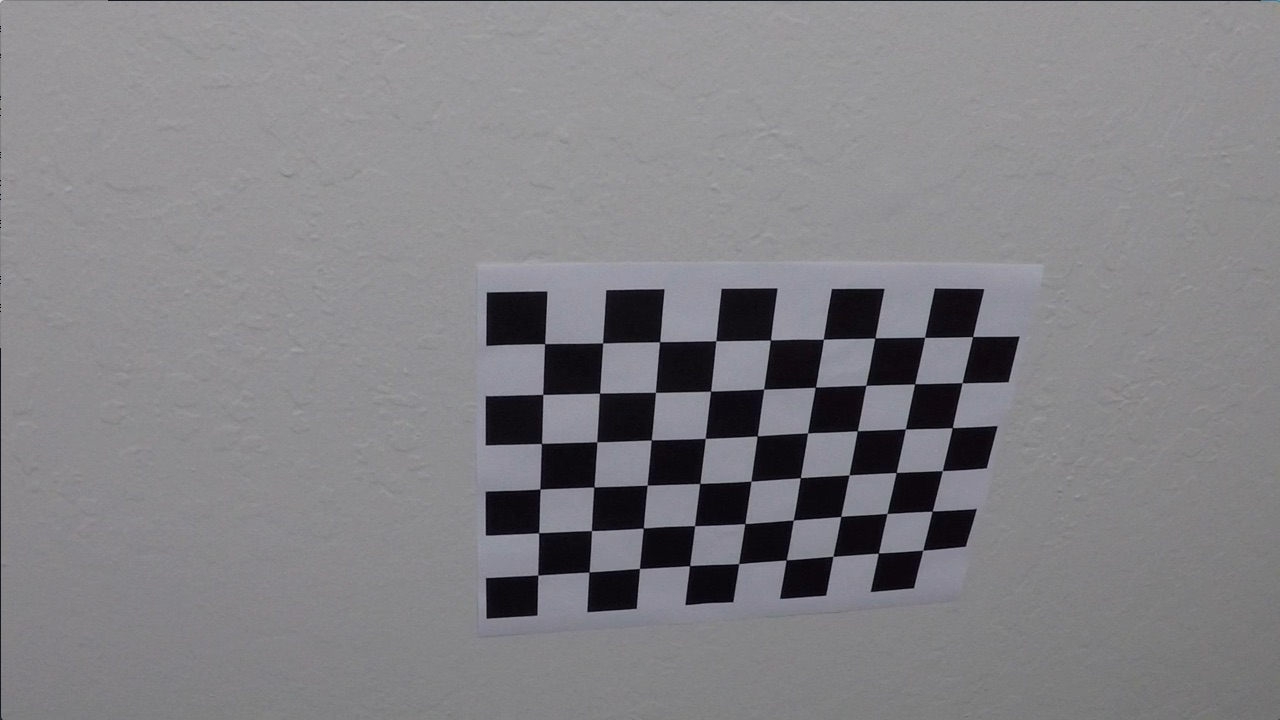
#> input picture camera_cal/calibration10.jpg, 1280 x 720 px; its folder holds only this picture in this run; the run also reads 1 picture not shown here
$ jupyter execute --allow-errors P4.ipynb   (shell and % lines are left out)   (older library calls are emulated)
#> lines starting #> are read from the running program, lines starting #| are printed output that depends on the picture
# **Advanced Lane Lines Finding Project**
***
This notebook represents project 4 of term 1 of the udacity self driving car nanodegree program. I did use inspiration for this project from this post: https://medium.com/@vivek.yadav/robust-lane-finding-using-advanced-computer-vision-techniques-mid-project-update-540387e95ed3#.l2yuqhqfm

**Part 1** Belows cell performs the following steps of the project
>- Find the camera calibration matrices

---

[cell 1]
#importing some useful packages
import numpy as np
import cv2
import glob
import matplotlib.pyplot as plt
import pickle

nx = 9
ny = 5

# prepare object points, like (0,0,0), (1,0,0), (2,0,0) ....,(6,5,0)
objp = np.zeros((ny*nx,3), np.float32)
objp[:,:2] = np.mgrid[0:nx, 0:ny].T.reshape(-1,2)

# Arrays to store object points and image points from all the images.
objpoints = [] # 3d points in real world space
imgpoints = [] # 2d points in image plane.

# Make a list of calibration images
images = glob.glob('camera_cal/calibration*.jpg')

# Step through the list and search for chessboard corners
for idx, fname in enumerate(images):
    img = cv2.imread(fname)
#> img is the input picture: shape (720, 1280, 3); mean B, G, R 133.1, 129.4, 130.2
    gray = cv2.cvtColor(img, cv2.COLOR_BGR2GRAY)

    # Find the chessboard corners
    ret, corners = cv2.findChessboardCorners(gray, (nx,ny), None)
#> ret = False; corners = None
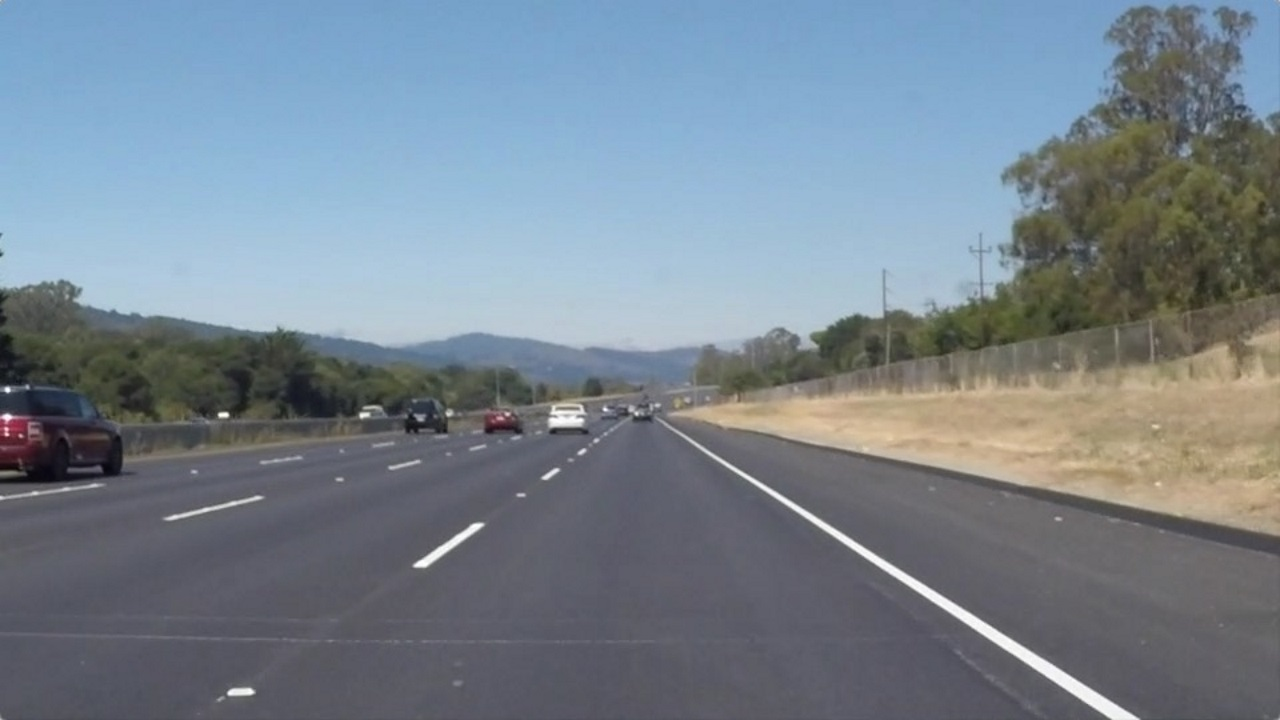
#> input picture test_images/solidWhiteRight.jpg, 1280 x 720 px
#> further down, image is the input picture: shape (720, 1280, 3); mean B, G, R 143, 131.8, 119.5

    # If found, add object points, image points
    if ret == True:
        objpoints.append(objp)
        imgpoints.append(corners)

# Read in image for test and visualization later
img = cv2.imread('camera_cal/calibration1.jpg')
#> (the rest of this cell did not finish here and is left out)

**Part 2** Belows cells performs the following steps of the project
>- Imports packages needed for the task
>- Defines bespoke functions getting in used in the later defined pipeline

[cell 2]
#importing some useful packages and defining some useful functions
import numpy as np
import cv2
import glob
import matplotlib.pyplot as plt
import pickle
from scipy.misc import imresize
from scipy.interpolate import UnivariateSpline
from moviepy.editor import VideoFileClip
from IPython.display import HTML

training_file='calibration_data.p'

#Bespoke function to get back the value of a polynomial
def get_val(y,pol_a):
    return pol_a[0]*y**2+pol_a[1]*y+pol_a[2]

#Bespoke function to draw lines on image with given points and colors
# [8 lines left out: function draw_pw_lines, not called in this run]

#Bespoke function to undistort image based on previously calculated camera matrices
def undistort_image(img):
    with open(training_file, mode='rb') as f:
#> (reads calibration_data.p from the repository)
        camera_matrices = pickle.load(f)
    mtx = camera_matrices["mtx"]
    dist = camera_matrices["dist"]
    undist_img = cv2.undistort(img, mtx, dist, None, mtx)
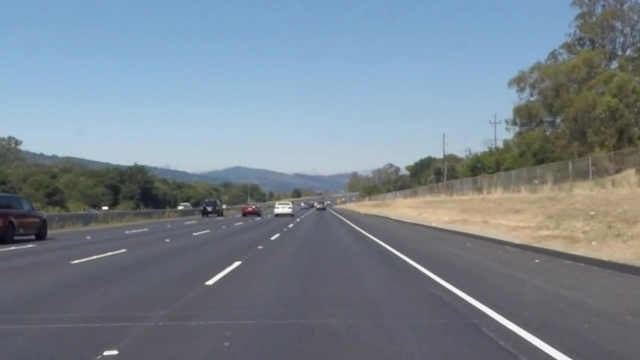
#> undist_img: shape (720, 1280, 3) (shown at 1/2 size); mean R, G, B 120.2, 132.4, 143.2
    return undist_img

#Bespoke function to add gaussian blur to a given image
def gaussian_blur(img, kernel=5):
    blur = cv2.GaussianBlur(img,(kernel,kernel),0)
    return blur

#Bespoke function to calculate an image of the gradient in x/y direction. Standard is x direction
# [13 lines left out: function abs_sobel_thresh, not called in this run]

#Bespoke function for warping a given image of the lane to a bird's eye view
def warp_image(img, show_debug=0):

    #Calculate destination and source point arrays
#> called with show_debug = 1
    img_size = np.shape(image)
#> img_size = (720, 1280, 3)
    ht_window = np.uint(img_size[0]/1.5)
#> ht_window = 480
    hb_window = np.uint(img_size[0])
#> hb_window = 720
    c_window = np.uint(img_size[1]/2)
#> c_window = 640
    ctl_window = c_window - .25*np.uint(img_size[1]/2)
#> ctl_window = 480
    ctr_window = c_window + .25*np.uint(img_size[1]/2)
#> ctr_window = 800
    cbl_window = c_window - 1*np.uint(img_size[1]/2)
#> cbl_window = 0
    cbr_window = c_window + 1*np.uint(img_size[1]/2)
#> cbr_window = 1280
    src = np.float32([[cbl_window,hb_window],[cbr_window,hb_window],[ctr_window,ht_window],[ctl_window,ht_window]])
#> src = [[0, 720], [1280, 720], [800, 480], [480, 480]]
    dst = np.float32([[0,img_size[0]],[img_size[1],img_size[0]],[img_size[1],0],[0,0]])
#> dst = [[0, 720], [1280, 720], [1280, 0], [0, 0]]

    #Transform perspective
    M = cv2.getPerspectiveTransform(src, dst)
#> M = [[-0.8, -1.6, 1152], [0, -2.4, 1152], [0, -0.0025, 1]]
    warped = cv2.warpPerspective(img, M, (img_size[1],img_size[0]), flags=cv2.INTER_LINEAR)
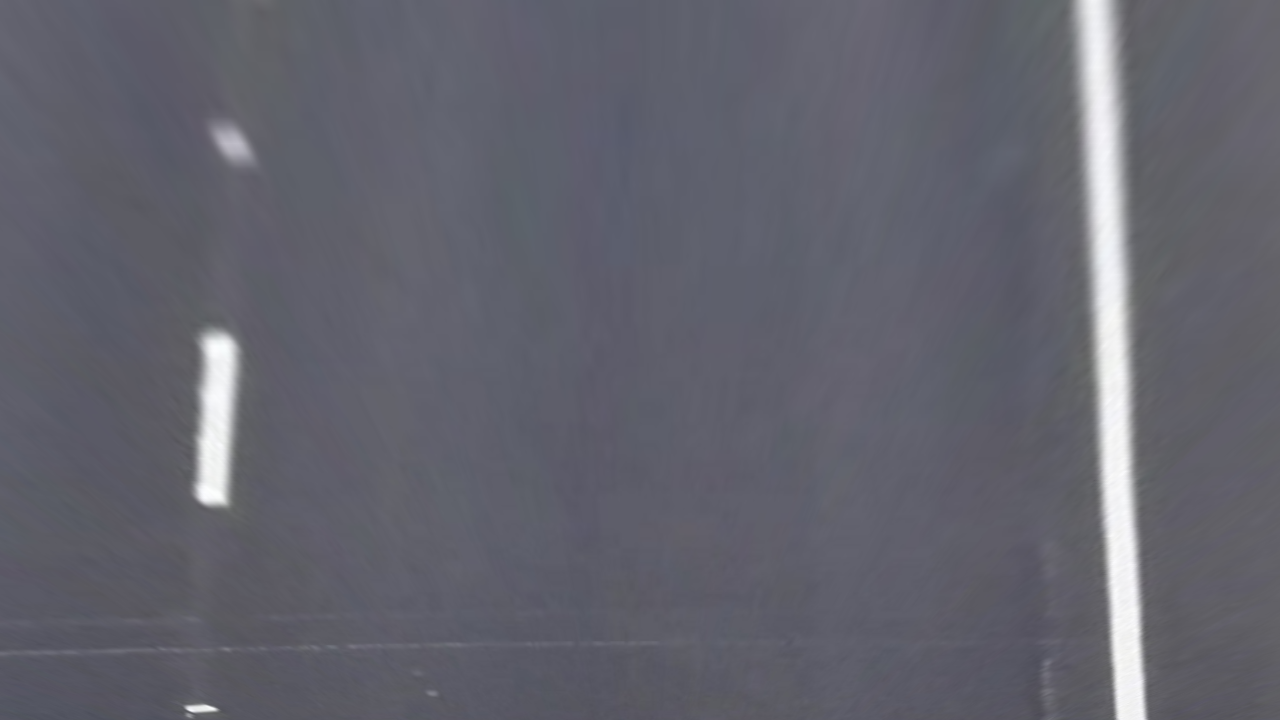
#> warped: shape (720, 1280, 3); mean R, G, B 98.9, 99.3, 109.5
    Minv = cv2.getPerspectiveTransform(dst, src)
#> Minv = [[0.25, -0.667, 480], [0, -0.417, 480], [0, -0.00104, 1]]

    #Plot the images in case show debug is set
    if show_debug==1:
        plt.figure(figsize=(10,4))
#> (this line was passed over: IPython is not available in this run)
#> (the rest of the program and of its run is left out)
